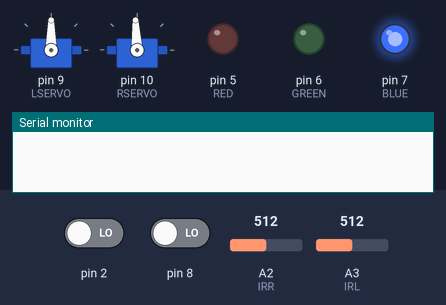
Bench run of a sketch on a simulated Arduino Uno, built with avr-gcc and run on an emulated ATmega328P. On the bench: 2 × servo, output pins drawn as LEDs (lit = HIGH), the last lines printed to the serial monitor. The test bench sets the inputs (shaded band); at power-on: pin 8 LOW, pin 2 LOW, A2 (IRR) = 512, A3 (IRL) = 512.

Above: at 2.0 s.
2.1 s: pin 8 driven HIGH
At 2.6 s:
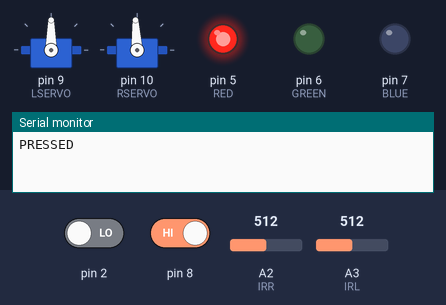
3.6 s: pin 2 driven HIGH
At 4.3 s:
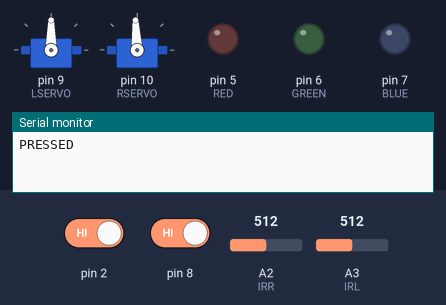
Timing chart, 0 to 6.6 s (numbered marks = the images above; inputs shaded):
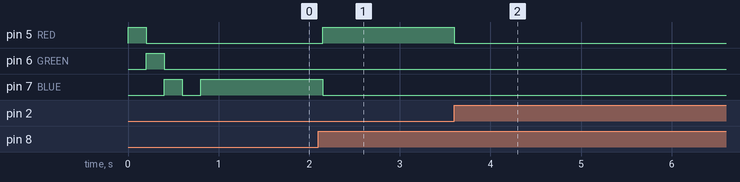

Measured:
- after the input at 2.1 s, pin 5 (RED): LOW → HIGH after 0.05 s; pin 7 (BLUE): HIGH → LOW after 0.05 s
- after the input at 3.6 s, pin 5 (RED): HIGH → LOW at once

The sketch:

LineFollowingContest2.ino
```cpp
/*
Code to run an arduino based, line-following robot using two IR sensors.

Class: CSCE 236
Author: Christian Laney
Date of last revision: 3/10
*/


#include <avr/io.h>
#include <Servo.h>
#include <LiquidCrystal.h>

// Pin 13 has an LED connected on most Arduino boards:
#define RED 5
#define GREEN 6
#define BLUE 7
#define LSERVO 9
#define RSERVO 10
#define BUTTON1 2
#define BUTTON2 8
#define IRL A3
#define IRR A2

Servo lservo;
Servo rservo;

int irvalueR;
int irvalueL;
int buttonDelay = 75;
int moveDelay = 50;
int turnDelay = 50;
int rMin = 1023;
int rMax = 0;
int lMin = 1023;
int lMax = 0;

int buttonState = HIGH;
int lastButtonState = HIGH;
long lastDebounceTime = 0;
long debounceDelay = 50;

long lastButtonPress = 0;
long turnTimer;
long irvaluetimer;
long calTime = 0;
long convTimer = 0;
long gradTimer = 0;

boolean beginMoving = false;
boolean rightSide = false;
boolean leftSide = false;
boolean calibration = true;

//##############################################################################################################################################
//Initializing Functions
//##############################################################################################################################################
void LEDInit(){
  pinMode(RED, OUTPUT);
  pinMode(GREEN, OUTPUT);
  pinMode(BLUE, OUTPUT);
   //Turn all off
  digitalWrite(RED,LOW);
  digitalWrite(GREEN,LOW);
  digitalWrite(BLUE,LOW);

  //Test LEDs
  digitalWrite(RED,HIGH);
  delay(200);
  digitalWrite(RED,LOW);
  digitalWrite(GREEN,HIGH);
  delay(200);
  digitalWrite(GREEN,LOW);
  digitalWrite(BLUE,HIGH);
  delay(200);
  digitalWrite(BLUE,LOW);
  delay(200);
  }

void SERVOinit() {
    lservo.attach(LSERVO);
    rservo.attach(RSERVO);
    lservo.write(90);
    rservo.write(93);
  }
  //
void BUTTONinit() {
  attachInterrupt(0, movingSwitch, RISING);
}

void IRinit() {
  pinMode(IRL, INPUT);
  pinMode(IRR, INPUT);
}

//##############################################################################################################################################
//Directional Functions
//##############################################################################################################################################
void forward(double speed) {
	int rspeed = 90 - (90*speed);
	int lspeed = 90 + (90*speed);
    rservo.write(rspeed);
    lservo.write(lspeed);
}

void leftTurn(double speed) {
    int servoTurnSpeed = 90-(90*speed);
   lservo.write(servoTurnSpeed);
   rservo.write(servoTurnSpeed);
}

void rightTurn(double speed) {
	int servoTurnSpeed = 90+(90*speed);
   lservo.write(servoTurnSpeed);
   rservo.write(servoTurnSpeed);
}

//##############################################################################################################################################
//Interrupts
//##############################################################################################################################################

void movingSwitch() {
  if(calibration) {
   calibration = false;
   digitalWrite(BLUE,LOW);
  }
	  beginMoving = !beginMoving;
	  digitalWrite(RED, !digitalRead(RED));
}

boolean buttonPressed(int pin){
  int reading = digitalRead(pin);
  boolean pressed = false;
  if (reading != lastButtonState) {
    lastDebounceTime = millis();
  }

  if ((millis() - lastDebounceTime) > debounceDelay) {
    if (reading != buttonState) {
      buttonState = reading;
      if (buttonState == HIGH) {
        pressed = true;
      }
    }
  }
  lastButtonState = reading;
  return pressed;
}


//##############################################################################################################################################
//Setup
//##############################################################################################################################################

void calibrate() {
	int l;
	int r;
		l = analogRead(IRL);
		r = analogRead(IRR);
		if(l<lMin) {lMin = l;}
		if(l>lMax) {lMax = l;}
		if(r<rMin) {rMin = r;}
		if(r>rMax) {rMax = r;}
		long time = millis();
		irvalueR = (rMin+rMax)/2;
		irvalueL = (lMin+lMax)/2;
}

void setup() {
  Serial.begin(9600);

  LEDInit();
  SERVOinit();
  IRinit();
  BUTTONinit();

  irvaluetimer = millis();
}

//##############################################################################################################################################
//Main Code
//##############################################################################################################################################
void loop() {

    if(buttonPressed(BUTTON2)){
       if(calibration) {
       calibration = false;
       digitalWrite(BLUE,LOW);
    }
    beginMoving = !beginMoving;
    digitalWrite(RED, !digitalRead(RED));
    Serial.println("PRESSED");
  }

  if(calibration) {
    calibrate();
    digitalWrite(BLUE,HIGH);
  }

  if(!beginMoving) {
    lservo.write(90);
    rservo.write(93);
  }

  if(beginMoving && analogRead(IRL)>irvalueL && analogRead(IRR)<irvalueR) {
    forward(1);
    rightSide = true;
    leftSide = false;
  }

  if(beginMoving && analogRead(IRL)<irvalueL && analogRead(IRR)>irvalueR) {
    forward(1);
    rightSide = false;
    leftSide = true;
  }

  if(beginMoving && analogRead(IRL)>irvalueL && analogRead(IRR)>irvalueR) {
    if (rightSide) {
          rightTurn(1);
      }
    if (leftSide) {
          leftTurn(1);
    }
  }

   if(beginMoving && analogRead(IRL)<irvalueL && analogRead(IRR)<irvalueR) {
     if (rightSide) {
          leftTurn(1);
     }
     if (leftSide) {
          rightTurn(1);
     }
  }

}
```
